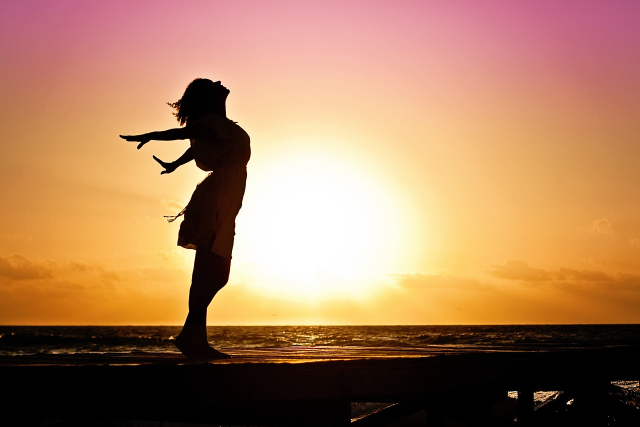
#> input picture imagens/px-girl.jpg, 1280 x 853 px (shown at 1/2 size)
$ jupyter execute --allow-errors 'Análise e Classificação de Faces - Visão Computacional com OpenCV.ipynb'
#> lines starting #> are read from the running program, lines starting #| are printed output that depends on the picture
# Abrindo uma imagem

[cell 1]
import cv2
import matplotlib.pyplot as plt

[cell 2]
image = cv2.imread("imagens/px-girl.jpg")
#> image is the input picture: shape (853, 1280, 3); mean B, G, R 94.3, 128.4, 172.7

[cell 3]
plt.title("Imagem")
plt.imshow(image)

[cell 4]
image_rgb = cv2.cvtColor(image, cv2.COLOR_BGR2RGB)
plt.title("Imagem RGB")
plt.imshow(image_rgb)

[cell 5]
image_rgb.shape
#> Out = (853, 1280, 3)

[cell 6]
image_gray = cv2.cvtColor(image, cv2.COLOR_RGB2GRAY)
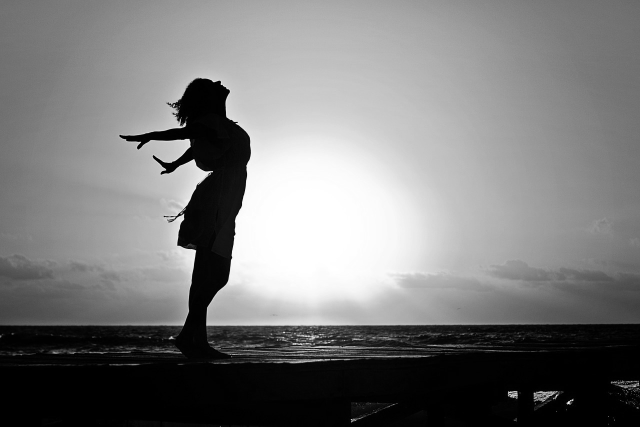
#> image_gray: shape (853, 1280) (shown at 1/2 size); min 0, max 255, mean 123.3
plt.title("Imgagem CINZA")
plt.imshow(image_gray, cmap="gray")

#> (a cell that did not finish here is left out)

# Definindo um ponto de interesse - ROI

[cell 8]
imagem = cv2.imread("imagens/px-people.jpg")
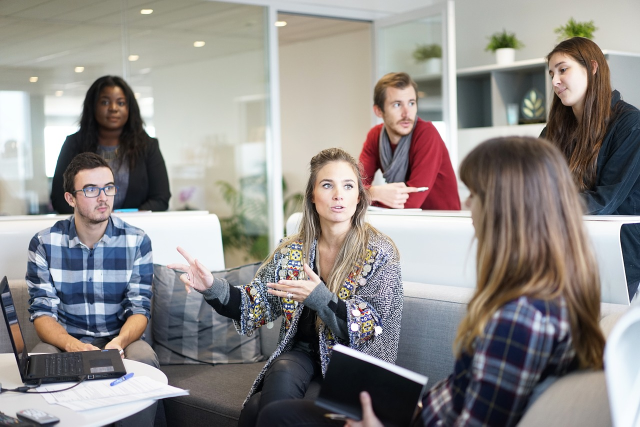
#> input picture imagens/px-people.jpg, 1280 x 853 px (shown at 1/2 size)
#> imagem is the input picture: shape (853, 1280, 3); mean B, G, R 136.9, 139, 142.8
imagem = cv2.cvtColor(imagem, cv2.COLOR_BGR2RGB)
plt.imshow(imagem)

[cell 9]
imagem.shape
#> Out = (853, 1280, 3)

[cell 10]
image_roi = imagem[100:200, 1000:1200]

[cell 11]
plt.imshow(image_roi)

#> (a cell that did not finish here is left out)

#> (a cell that did not finish here is left out)

[cell 14]
image = cv2.imread("imagens/little-girl.png")
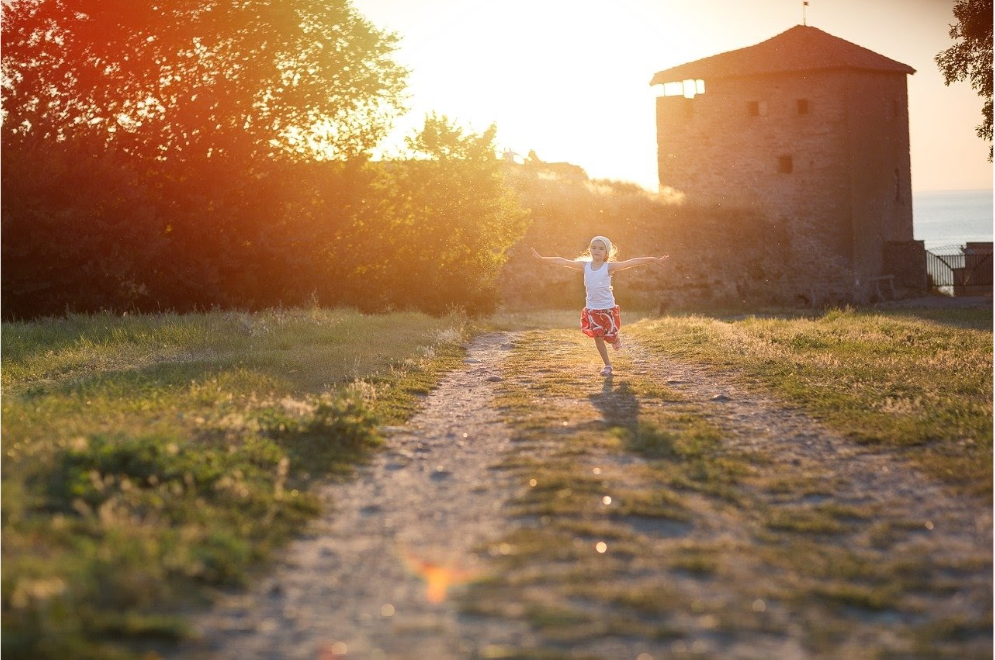
#> input picture imagens/little-girl.png, 995 x 660 px
#> image is the input picture: shape (660, 995, 3); mean B, G, R 85.6, 118.5, 152.6
image = cv2.cvtColor(image, cv2.COLOR_BGR2RGB)

plt.figure(figsize=(20,10))
plt.title("Garota")
plt.imshow(image)
image.shape
#> Out = (660, 995, 3)

[cell 15]
image_roi = image[230:380, 530:670]
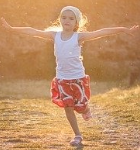
#> image_roi: shape (150, 140, 3); mean R, G, B 193.4, 145.6, 103.9

[cell 16]
plt.figure(figsize=(20,10))
plt.title("Corpo inteiro")
plt.imshow(image_roi)

[cell 17]
image_roi_gray = cv2.cvtColor(image_roi, cv2.COLOR_RGB2GRAY)
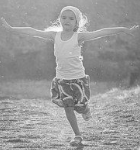
#> image_roi_gray: shape (150, 140); min 71, max 254, mean 155.2

plt.figure(figsize=(20,10))
plt.title("Corpo inteiro")
plt.imshow(image_roi_gray, cmap="gray")

[cell 18]
image_roi_rgb = cv2.cvtColor(image_roi_gray, cv2.COLOR_GRAY2RGB)
image[230:380, 530:670] = image_roi_rgb
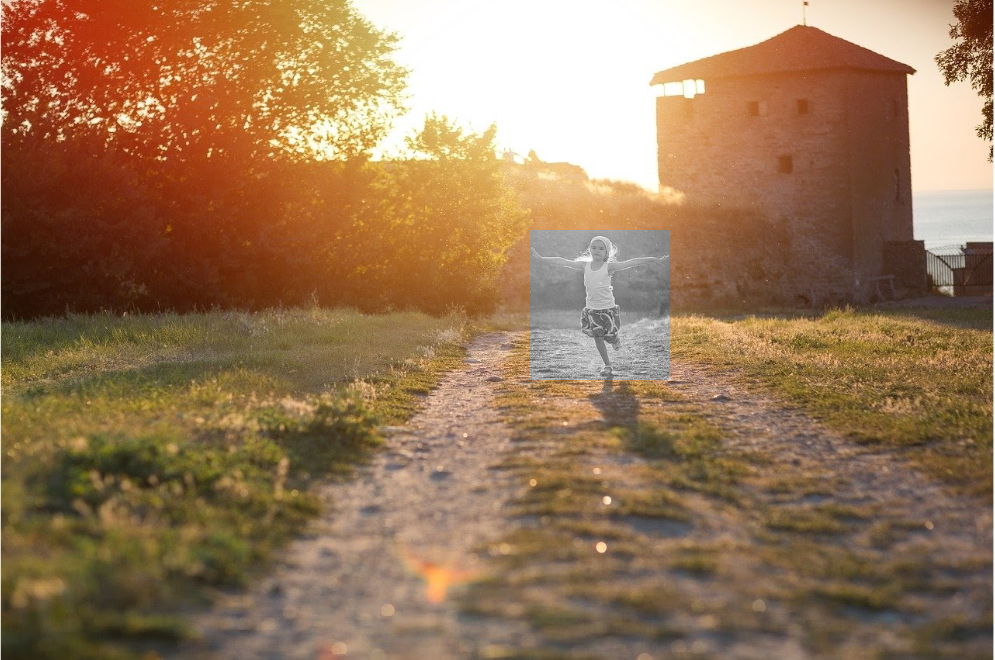
#> image: shape (660, 995, 3); mean R, G, B 151.4, 118.8, 87.2
plt.figure(figsize=(20,10))
plt.title("Corpo inteiro")
plt.imshow(image)

# Classificador de cascata de Haar

[cell 19]
import cv2
import matplotlib.pyplot as plt

[cell 20]
image = cv2.imread("imagens/px-people.jpg")
image = cv2.cvtColor(image, cv2.COLOR_BGR2RGB)

[cell 21]
plt.imshow(image)

[cell 22]
image_gray = cv2.cvtColor(image, cv2.COLOR_RGB2GRAY)
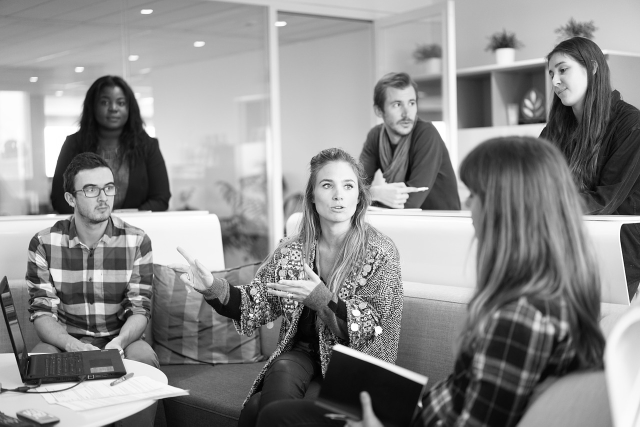
#> image_gray: shape (853, 1280) (shown at 1/2 size); min 0, max 255, mean 139.9

[cell 23]
classificador = cv2.CascadeClassifier("classificadores/haarcascade_frontalface_default.xml") #classificador especializado em rostos frontais

[cell 24]
faces = classificador.detectMultiScale(image_gray, 1.3, 5)
#> faces = [[189, 176, 75, 75], [767, 176, 84, 84], [619, 327, 114, 114], [1088, 102, 101, 101], [150, 337, 102, 102]]

[cell 25]
len(faces)
#> Out = 5

[cell 26]
print(faces)
#| [[ 189  176   75   75]
#|  [ 767  176   84   84]
#|  [ 619  327  114  114]
#|  [1088  102  101  101]
#|  [ 150  337  102  102]]

[cell 27]
image_copy = image.copy()

[cell 28]
for (x,y,w,h) in faces:
    cv2.rectangle(image_copy, (x,y), (x+w, y+h), (255, 255, 0), 2)
#> this loop made 5 passes
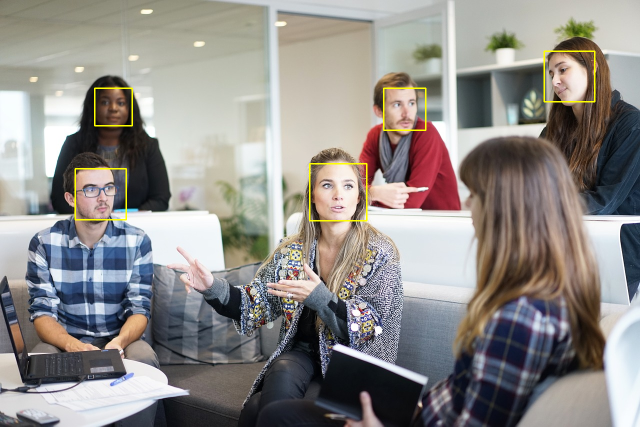
#> image_copy: shape (853, 1280, 3) (shown at 1/2 size); mean R, G, B 143.5, 139.8, 136.4

[cell 29]
plt.figure(figsize=(20, 10))
plt.imshow(image_copy)

[cell 30]
face_image = 0

for (x,y,w,h) in faces:
    face_image += 1
    image_roi = image[y:y+h, x:x+w]
    image_roi = cv2.cvtColor(image_roi, cv2.COLOR_RGB2BGR)
    cv2.imwrite("face_" + str(face_image) + ".png", image_roi)
#> this loop made 5 passes
#> pass 1, `image_roi = image[y:y+h, x:x+w]`:
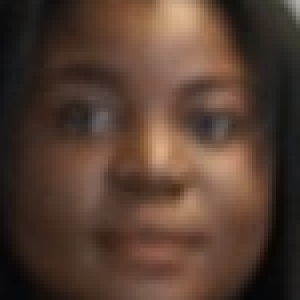
#> image_roi: shape (75, 75, 3) (shown 4 times larger); mean R, G, B 84.5, 61.7, 49.4
#> pass 2, `image_roi = image[y:y+h, x:x+w]`:
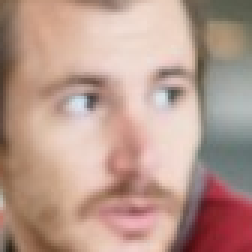
#> image_roi: shape (84, 84, 3) (shown 3 times larger); mean R, G, B 184.8, 153.4, 141.3
#> after the loop, face_image = 5
